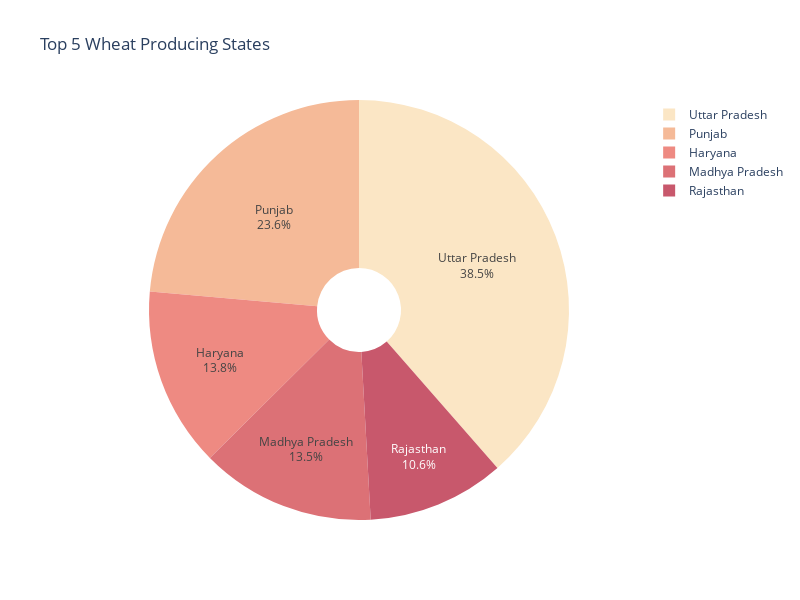

The notebook cell saved with this chart:
### Code cell
# Pie Chart
fig = px.pie(wheat_state,names='State Name',values='WHEAT PRODUCTION (1000 tons)',
                title='Top 5 Wheat Producing States',labels={'State Name':'State Name','Wheat Production':'WHEAT PRODUCTION (1000 tons)'},
                color='WHEAT PRODUCTION (1000 tons)',color_discrete_sequence=px.colors.sequential.Burgyl,
                hole=0.2)
fig.update_layout(height = 600,width = 800)
fig.update_traces(textinfo = 'percent+label')
fig.show()

### Figure 1 — Plotly figure (JSON) as saved in the notebook; plotly's stock layout.template omitted (floating-point values rounded to 4 significant figures)
{"data": [{"customdata": [[970200.0], [593800.0], [348400.0], [338600.0], [266000.0]], "domain": {"x": [0, 1], "y": [0, 1]}, "hole": 0.2, "hovertemplate": "State Name=%{label}<br>WHEAT PRODUCTION (1000 tons)=%{customdata[0]}<extra></extra>", "labels": ["Uttar Pradesh", "Punjab", "Haryana", "Madhya Pradesh", "Rajasthan"], "legendgroup": "", "marker": {"colors": ["rgb(251, 230, 197)", "rgb(245, 186, 152)", "rgb(238, 138, 130)", "rgb(220, 113, 118)", "rgb(200, 88, 108)"]}, "name": "", "showlegend": true, "textinfo": "percent+label", "type": "pie", "values": [970200.0, 593800.0, 348400.0, 338600.0, 266000.0]}], "layout": {"height": 600, "legend": {"tracegroupgap": 0}, "piecolorway": ["rgb(251, 230, 197)", "rgb(245, 186, 152)", "rgb(238, 138, 130)", "rgb(220, 113, 118)", "rgb(200, 88, 108)", "rgb(156, 63, 93)", "rgb(112, 40, 74)"], "title": {"text": "Top 5 Wheat Producing States"}, "width": 800}}
